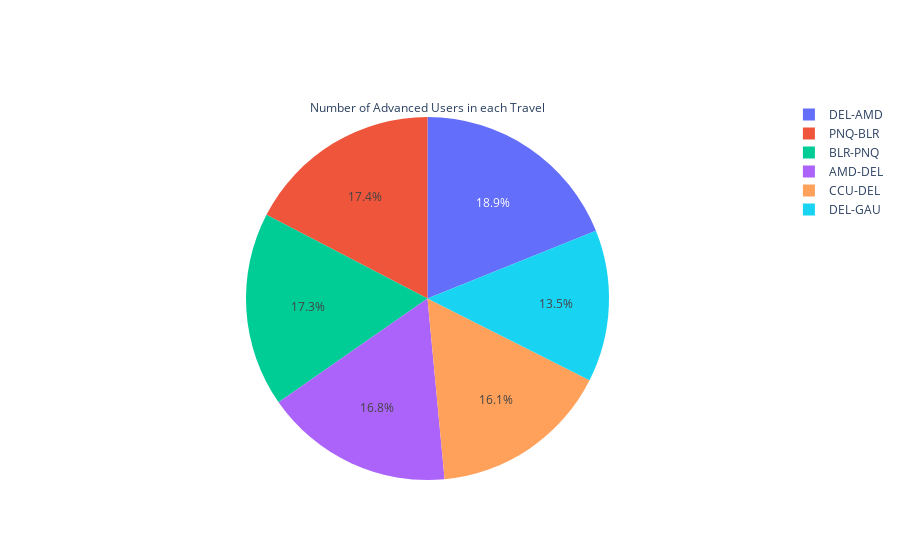

The cell this chart's notebook holds for it:
### Markdown cell above
***Presenting the results into a PiePlot***

### Code cell
trace = go.Pie(labels = list(z.index), values = list(z), title = 'Number of Advanced Users in each Travel')
data = [trace]
fig = go.Figure(data = data)
iplot(fig)

### Figure 1 — Plotly figure (JSON) as saved in the notebook; plotly's stock layout.template omitted (floating-point values rounded to 4 significant figures)
{"data": [{"labels": ["DEL-AMD", "PNQ-BLR", "BLR-PNQ", "AMD-DEL", "CCU-DEL", "DEL-GAU"], "title": {"text": "Number of Advanced Users in each Travel"}, "type": "pie", "values": [755, 693, 691, 671, 641, 539]}], "layout": {}}
